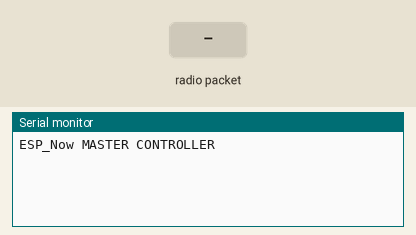
Simulated run of this sketch. Board: ESP8266 (NodeMCU). Parts: the last lines printed to the serial monitor. The test bench sets the inputs (shaded band).

Above: at 3.2 s.
3.3 s: radio packet "1" arrives
At 3.8 s:
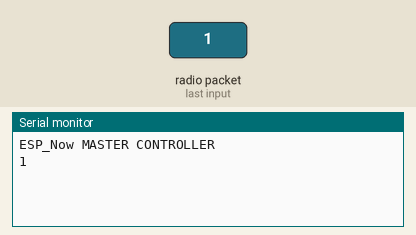
4.8 s: radio packet "0" arrives
At 6.0 s:
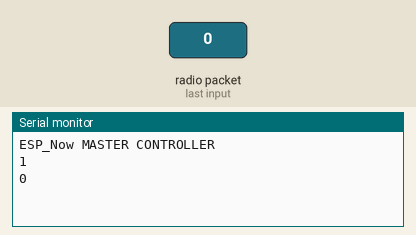
6.3 s: radio packet "2" arrives
At 7.3 s:
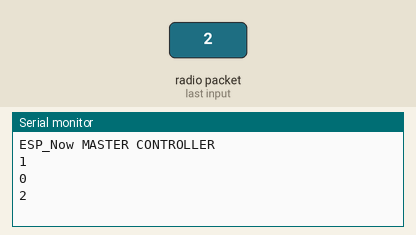

The sketch:

receiver.ino
```cpp
//Receiver
#include <ESP8266WiFi.h>
extern "C" {
  #include <espnow.h>
  #include "user_interface.h"
}

uint8_t mac[] = {0x36, 0x33, 0x33, 0x33, 0x33, 0x33};
void initVariant() {
  wifi_set_macaddr(STATION_IF, &mac[0]);
}

byte cnt=0;

void setup()
{
  Serial.begin(115200);
  delay(1000);
  Serial.println("\r\nESP_Now MASTER CONTROLLER\r\n");
  delay(1000);

 esp_now_init();
 esp_now_set_self_role(ESP_NOW_ROLE_COMBO);

  esp_now_register_recv_cb([](uint8_t *mac, uint8_t *data, uint8_t len)
  {
      //Serial.printf("Got Something length =\t%i", len);
      //Serial.println();
      //String s = String(((char*)data));
      //Serial.println(s);


//----working------//

     String s;
      for (int i=0; i < len; i++) s += char(data[i]);
      Serial.println(s);


  });
}

void loop()
{

}
```

Measured:
- after the input at 3.3 s, the serial monitor: prints a new line at once (image 1)
- after the input at 4.8 s, the serial monitor: prints a new line at once (image 2)
- after the input at 6.3 s, the serial monitor: prints a new line at once (image 3)
